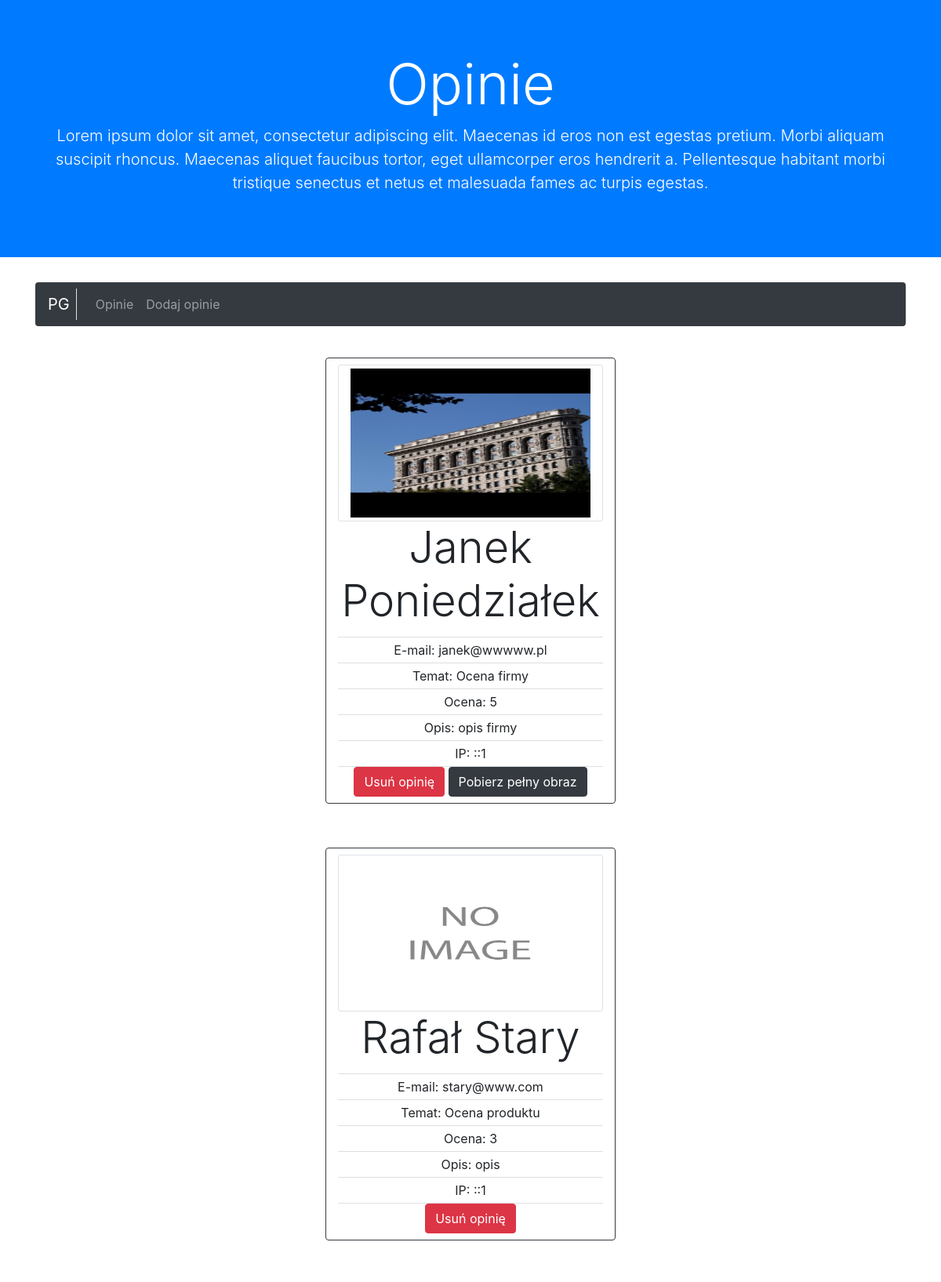
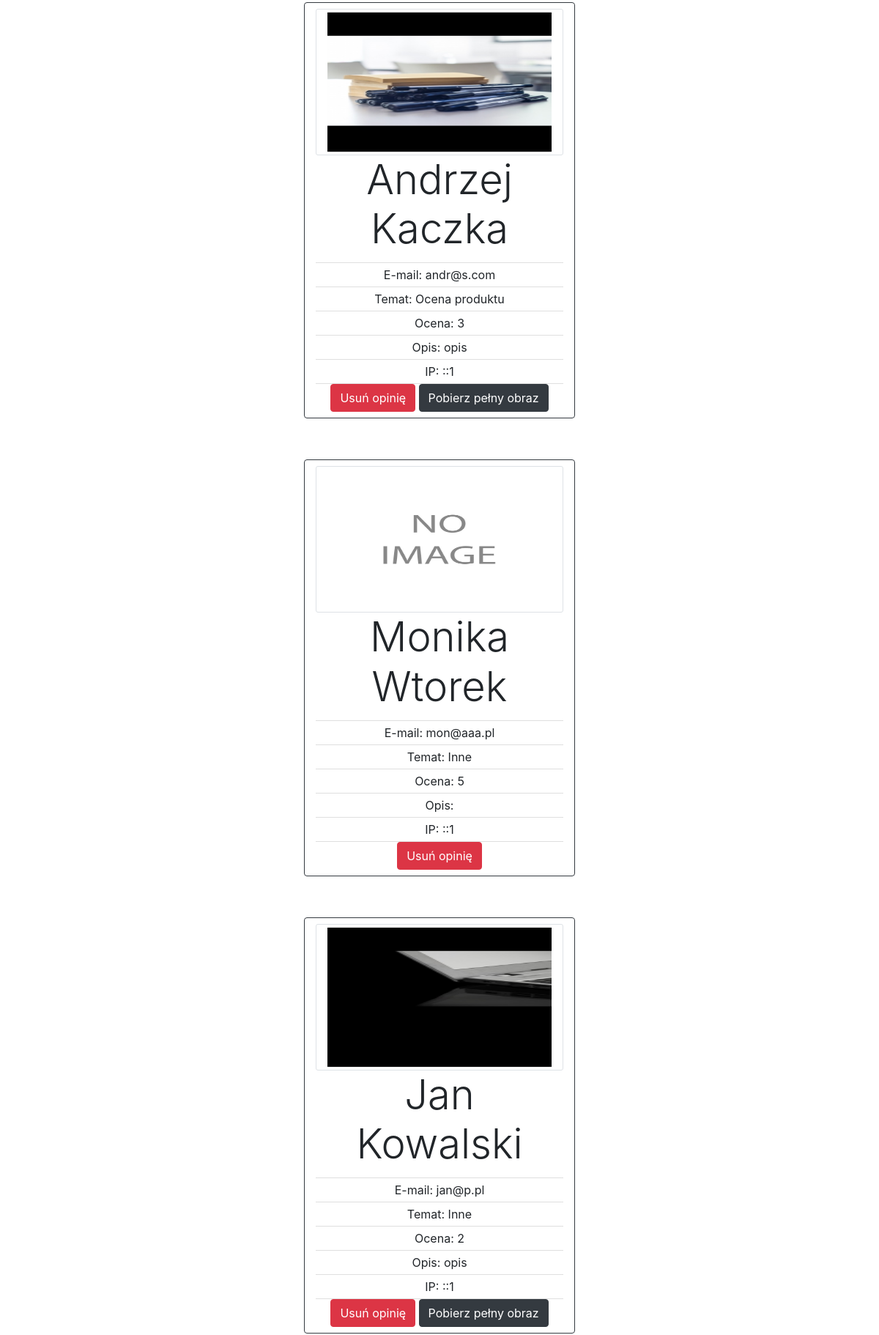
The page /modeloceninia.cba.pl/list_p.php?page=1 (upper part) on the database its author committed (2 pictures, top to bottom).
### tables this page shows
CREATE TABLE `reviews` (
  `id` int(11) NOT NULL,
  `name` varchar(255) NOT NULL,
  `surname` varchar(255) NOT NULL,
  `email` varchar(255) NOT NULL,
  `category` varchar(255) NOT NULL,
  `rating` int(11) NOT NULL,
  `description` varchar(255) NOT NULL,
  `imageName` varchar(255) NOT NULL,
  `imageUrl` varchar(255) NOT NULL,
  `imageType` varchar(255) NOT NULL,
  `imageSize` int(255) NOT NULL,
  `ip` varchar(255) NOT NULL
);

### modeloceninia.cba.pl/classes/Db.php (called while the page is built, shortened)
<?php
class Db
{
    public static function getInstance()
    {
        return self::$instance = new Db();
    }
    public function getDb()
    {
        $DbParameters = Config::getInstance()->getConfig();
        $pdo = new PDO('mysql:
            host='.$DbParameters->getHost().';
            dbname='.$DbParameters->getDbName().';
            charset=' .$DbParameters ->getCharset() .'',
            $DbParameters->getUserName(),
            $DbParameters->getPassword()
    );
        $pdo->setAttribute(PDO::ATTR_DEFAULT_FETCH_MODE, PDO::FETCH_OBJ);
        return $pdo;
    }
}

### modeloceninia.cba.pl/classes/Reviews.php (called while the page is built, shortened)
<?php
class Reviews
{
    private $pdo;
    public function __construct()
    {
        $this->pdo = Db::getInstance()->getDb();
    }
    public function getLimit($from,$limit)
    {
        return  $this->reviews = $this->pdo->query("SELECT * FROM reviews ORDER BY id DESC LIMIT ".$from.','.$limit);
    }
}

### modeloceninia.cba.pl/list_p.php (the view, shortened to what this page needs)
<?php
include_once('topMenu.php');
$reviews = new Reviews();
$page = ($_GET['page']-1);
$limit = 5;
$from = $page * $limit;
$query = $reviews->getLimit($from,$limit);
echo "<div class='container text-center'>";
foreach($query->fetchAll() as $key=>$value):?>
            <br>
    <div class="card rounded col-4 my-3 py-2 offset-4 border-dark">
            <a href="<?php echo $value->imageUrl; ?>"><img class="images card-img-top card-img img-thumbnail col-12" src="<?php if($value->imageUrl == 'images/') echo "/images/noimage.jpg"; else echo "images/thumbnail/thumb".$value->imageName ?>" alt="Image"/></a>
                <div class="body">
                    <p class="card-title display-4"><?php echo $value->name." ".$value->surname; ?></p>
                         <ul class="list-group list-group-flush ">
                            <li class="list-group-item py-1"><?php echo "E-mail: ".$value->email; ?></li>
                            <li class="list-group-item py-1" ><?php echo "Temat: ".$value->category; ?></li>
                            <li class="list-group-item py-1" ><?php echo "Ocena: ".$value->rating; ?></li>
                            <li class="list-group-item py-1" ><?php echo "Opis: ".$value->description; ?></li>
                            <li class="list-group-item py-1" ><?php echo "IP: ".$value->ip; ?></li>
                         </ul>
                        <a class="btn btn-danger" href="<?php echo "delete.php?id=".$value->id ;?>">Usuń opinię</a>
                    <?php if($value->imageUrl !='images/'):?>
                        <a class="btn btn-dark" href="<?php echo "download.php?url=".$value->imageUrl."&type=".$value->imageType."&size=".$value->imageSize ;?>">Pobierz pełny obraz</a>
                    <?php endif; ?>
                </div>
    </div>
<?php endforeach; ?>
<?php echo "<br>";?>
</div>

### modeloceninia.cba.pl/css/custom.css (style rules this page uses)
.images { height: 200px; }

### rows shown on the page
reviews: imageName (picture), name "Janek", surname "Poniedziałek", email "janek@wwwww.pl", category "Ocena firmy", rating "5", description "opis firmy", ip "::1"
reviews: name "Rafał", surname "Stary", email "stary@www.com", category "Ocena produktu", rating "3", description "opis", ip "::1"
reviews: imageName (picture), name "Andrzej", surname "Kaczka", email "andr@s.com", category "Ocena produktu", rating "3", description "opis", ip "::1"
reviews: name "Monika", surname "Wtorek", email "mon@aaa.pl", category "Inne", rating "5", ip "::1"
reviews: imageName (picture), name "Jan", surname "Kowalski", email "jan@p.pl", category "Inne", rating "2", description "opis", ip "::1"
